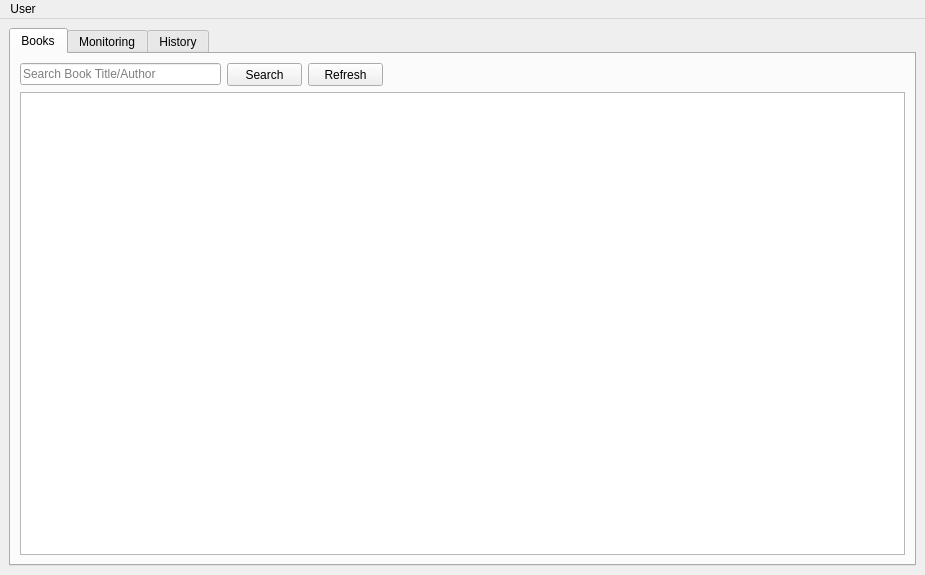
<?xml version="1.0" encoding="UTF-8"?>
<ui version="4.0">
 <class>MainWindow</class>
 <widget class="QMainWindow" name="MainWindow">
  <property name="geometry">
   <rect>
    <x>0</x>
    <y>0</y>
    <width>925</width>
    <height>575</height>
   </rect>
  </property>
  <property name="minimumSize">
   <size>
    <width>891</width>
    <height>575</height>
   </size>
  </property>
  <property name="windowTitle">
   <string>ABC Book Rental Management (Clerk)</string>
  </property>
  <widget class="QWidget" name="centralwidget">
   <layout class="QVBoxLayout" name="verticalLayout">
    <item>
     <widget class="QTabWidget" name="tabWidget">
      <property name="currentIndex">
       <number>0</number>
      </property>
      <widget class="QWidget" name="tab_1">
       <attribute name="title">
        <string>Books</string>
       </attribute>
       <layout class="QGridLayout" name="gridLayout_2">
        <item row="0" column="0">
         <layout class="QVBoxLayout" name="verticalLayout_4">
          <item>
           <layout class="QHBoxLayout" name="horizontalLayout">
            <item>
             <widget class="QLineEdit" name="book_searchbar">
              <property name="minimumSize">
               <size>
                <width>201</width>
                <height>20</height>
               </size>
              </property>
              <property name="maximumSize">
               <size>
                <width>201</width>
                <height>16777215</height>
               </size>
              </property>
              <property name="placeholderText">
               <string>Search Book Title/Author</string>
              </property>
             </widget>
            </item>
            <item>
             <widget class="QPushButton" name="book_searchbutton">
              <property name="minimumSize">
               <size>
                <width>75</width>
                <height>23</height>
               </size>
              </property>
              <property name="maximumSize">
               <size>
                <width>75</width>
                <height>16777215</height>
               </size>
              </property>
              <property name="text">
               <string>Search</string>
              </property>
             </widget>
            </item>
            <item>
             <widget class="QPushButton" name="book_refresh">
              <property name="minimumSize">
               <size>
                <width>75</width>
                <height>23</height>
               </size>
              </property>
              <property name="maximumSize">
               <size>
                <width>75</width>
                <height>16777215</height>
               </size>
              </property>
              <property name="text">
               <string>Refresh</string>
              </property>
             </widget>
            </item>
            <item>
             <spacer name="horizontalSpacer">
              <property name="orientation">
               <enum>Qt::Horizontal</enum>
              </property>
              <property name="sizeHint" stdset="0">
               <size>
                <width>508</width>
                <height>20</height>
               </size>
              </property>
             </spacer>
            </item>
           </layout>
          </item>
          <item>
           <widget class="QTableWidget" name="book_table"/>
          </item>
         </layout>
        </item>
       </layout>
      </widget>
      <widget class="QWidget" name="tab_2">
       <attribute name="title">
        <string>Monitoring</string>
       </attribute>
       <layout class="QGridLayout" name="gridLayout">
        <item row="0" column="0">
         <layout class="QVBoxLayout" name="verticalLayout_2">
          <item>
           <layout class="QHBoxLayout" name="horizontalLayout_2">
            <item>
             <widget class="QLineEdit" name="cust_searchbar">
              <property name="minimumSize">
               <size>
                <width>181</width>
                <height>20</height>
               </size>
              </property>
              <property name="maximumSize">
               <size>
                <width>181</width>
                <height>20</height>
               </size>
              </property>
              <property name="placeholderText">
               <string>Search Customer Name</string>
              </property>
             </widget>
            </item>
            <item>
             <widget class="QPushButton" name="cust_searchbutton">
              <property name="minimumSize">
               <size>
                <width>75</width>
                <height>23</height>
               </size>
              </property>
              <property name="maximumSize">
               <size>
                <width>75</width>
                <height>23</height>
               </size>
              </property>
              <property name="text">
               <string>Search</string>
              </property>
             </widget>
            </item>
            <item>
             <widget class="QPushButton" name="cust_refresh">
              <property name="minimumSize">
               <size>
                <width>75</width>
                <height>23</height>
               </size>
              </property>
              <property name="maximumSize">
               <size>
                <width>75</width>
                <height>23</height>
               </size>
              </property>
              <property name="text">
               <string>Refresh</string>
              </property>
             </widget>
            </item>
            <item>
             <spacer name="horizontalSpacer_2">
              <property name="orientation">
               <enum>Qt::Horizontal</enum>
              </property>
              <property name="sizeHint" stdset="0">
               <size>
                <width>40</width>
                <height>20</height>
               </size>
              </property>
             </spacer>
            </item>
           </layout>
          </item>
          <item>
           <widget class="QTableWidget" name="cust_table"/>
          </item>
         </layout>
        </item>
       </layout>
      </widget>
      <widget class="QWidget" name="tab_3">
       <attribute name="title">
        <string>History</string>
       </attribute>
       <layout class="QVBoxLayout" name="verticalLayout_3">
        <item>
         <widget class="QTextEdit" name="textEdit">
          <property name="readOnly">
           <bool>true</bool>
          </property>
         </widget>
        </item>
       </layout>
      </widget>
     </widget>
    </item>
   </layout>
  </widget>
  <widget class="QMenuBar" name="menuBar">
   <property name="geometry">
    <rect>
     <x>0</x>
     <y>0</y>
     <width>925</width>
     <height>21</height>
    </rect>
   </property>
   <widget class="QMenu" name="menuUser">
    <property name="title">
     <string>User</string>
    </property>
    <addaction name="switch_user"/>
   </widget>
   <addaction name="menuUser"/>
  </widget>
  <action name="switch_user">
   <property name="text">
    <string>Switch User</string>
   </property>
  </action>
 </widget>
 <resources/>
 <connections/>
</ui>
